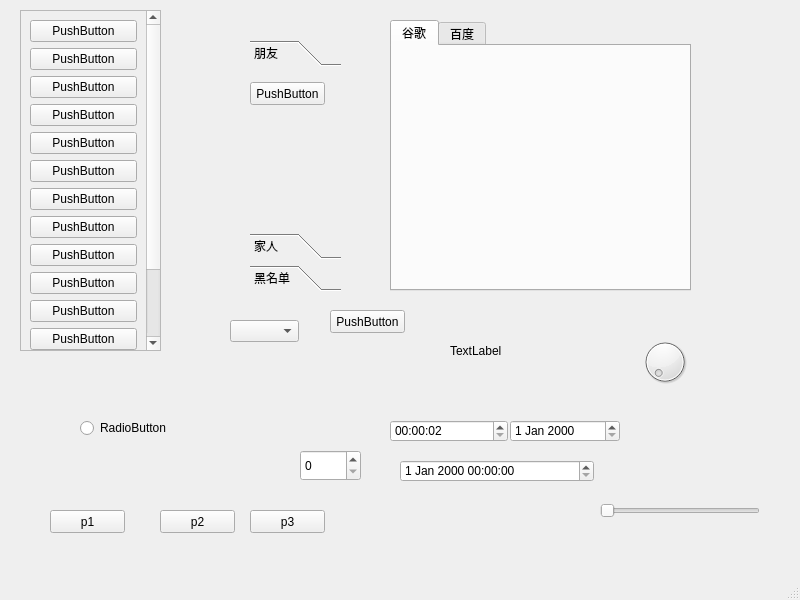
<?xml version="1.0" encoding="UTF-8"?>
<ui version="4.0">
 <class>MainWindow</class>
 <widget class="QMainWindow" name="MainWindow">
  <property name="geometry">
   <rect>
    <x>0</x>
    <y>0</y>
    <width>800</width>
    <height>600</height>
   </rect>
  </property>
  <property name="windowTitle">
   <string>MainWindow</string>
  </property>
  <widget class="QWidget" name="centralwidget">
   <widget class="QScrollArea" name="scrollArea">
    <property name="geometry">
     <rect>
      <x>20</x>
      <y>10</y>
      <width>141</width>
      <height>341</height>
     </rect>
    </property>
    <property name="widgetResizable">
     <bool>true</bool>
    </property>
    <widget class="QWidget" name="scrollAreaWidgetContents">
     <property name="geometry">
      <rect>
       <x>0</x>
       <y>0</y>
       <width>122</width>
       <height>447</height>
      </rect>
     </property>
     <layout class="QVBoxLayout" name="verticalLayout">
      <item>
       <widget class="QPushButton" name="pushButton">
        <property name="text">
         <string>PushButton</string>
        </property>
       </widget>
      </item>
      <item>
       <widget class="QPushButton" name="pushButton_6">
        <property name="text">
         <string>PushButton</string>
        </property>
       </widget>
      </item>
      <item>
       <widget class="QPushButton" name="pushButton_4">
        <property name="text">
         <string>PushButton</string>
        </property>
       </widget>
      </item>
      <item>
       <widget class="QPushButton" name="pushButton_5">
        <property name="text">
         <string>PushButton</string>
        </property>
       </widget>
      </item>
      <item>
       <widget class="QPushButton" name="pushButton_11">
        <property name="text">
         <string>PushButton</string>
        </property>
       </widget>
      </item>
      <item>
       <widget class="QPushButton" name="pushButton_14">
        <property name="text">
         <string>PushButton</string>
        </property>
       </widget>
      </item>
      <item>
       <widget class="QPushButton" name="pushButton_12">
        <property name="text">
         <string>PushButton</string>
        </property>
       </widget>
      </item>
      <item>
       <widget class="QPushButton" name="pushButton_13">
        <property name="text">
         <string>PushButton</string>
        </property>
       </widget>
      </item>
      <item>
       <widget class="QPushButton" name="pushButton_15">
        <property name="text">
         <string>PushButton</string>
        </property>
       </widget>
      </item>
      <item>
       <widget class="QPushButton" name="pushButton_10">
        <property name="text">
         <string>PushButton</string>
        </property>
       </widget>
      </item>
      <item>
       <widget class="QPushButton" name="pushButton_9">
        <property name="text">
         <string>PushButton</string>
        </property>
       </widget>
      </item>
      <item>
       <widget class="QPushButton" name="pushButton_8">
        <property name="text">
         <string>PushButton</string>
        </property>
       </widget>
      </item>
      <item>
       <widget class="QPushButton" name="pushButton_7">
        <property name="text">
         <string>PushButton</string>
        </property>
       </widget>
      </item>
      <item>
       <widget class="QPushButton" name="pushButton_3">
        <property name="text">
         <string>PushButton</string>
        </property>
       </widget>
      </item>
      <item>
       <widget class="QPushButton" name="pushButton_2">
        <property name="text">
         <string>PushButton</string>
        </property>
       </widget>
      </item>
     </layout>
    </widget>
   </widget>
   <widget class="QToolBox" name="toolBox">
    <property name="geometry">
     <rect>
      <x>250</x>
      <y>40</y>
      <width>91</width>
      <height>251</height>
     </rect>
    </property>
    <property name="currentIndex">
     <number>0</number>
    </property>
    <widget class="QWidget" name="page">
     <property name="geometry">
      <rect>
       <x>0</x>
       <y>0</y>
       <width>91</width>
       <height>164</height>
      </rect>
     </property>
     <attribute name="label">
      <string>朋友</string>
     </attribute>
     <widget class="QPushButton" name="pushButton_16">
      <property name="geometry">
       <rect>
        <x>0</x>
        <y>10</y>
        <width>75</width>
        <height>23</height>
       </rect>
      </property>
      <property name="text">
       <string>PushButton</string>
      </property>
     </widget>
    </widget>
    <widget class="QWidget" name="page_2">
     <property name="geometry">
      <rect>
       <x>0</x>
       <y>0</y>
       <width>91</width>
       <height>164</height>
      </rect>
     </property>
     <attribute name="label">
      <string>家人</string>
     </attribute>
     <widget class="QToolButton" name="toolButton">
      <property name="geometry">
       <rect>
        <x>10</x>
        <y>10</y>
        <width>37</width>
        <height>18</height>
       </rect>
      </property>
      <property name="text">
       <string>...</string>
      </property>
     </widget>
    </widget>
    <widget class="QWidget" name="page_3">
     <property name="geometry">
      <rect>
       <x>0</x>
       <y>0</y>
       <width>91</width>
       <height>164</height>
      </rect>
     </property>
     <attribute name="label">
      <string>黑名单</string>
     </attribute>
     <widget class="QRadioButton" name="radioButton">
      <property name="geometry">
       <rect>
        <x>0</x>
        <y>10</y>
        <width>89</width>
        <height>16</height>
       </rect>
      </property>
      <property name="text">
       <string>RadioButton</string>
      </property>
     </widget>
    </widget>
   </widget>
   <widget class="QTabWidget" name="tabWidget">
    <property name="geometry">
     <rect>
      <x>390</x>
      <y>20</y>
      <width>301</width>
      <height>271</height>
     </rect>
    </property>
    <property name="currentIndex">
     <number>0</number>
    </property>
    <widget class="QWidget" name="tab">
     <attribute name="title">
      <string>谷歌</string>
     </attribute>
    </widget>
    <widget class="QWidget" name="tab_2">
     <attribute name="title">
      <string>百度</string>
     </attribute>
    </widget>
   </widget>
   <widget class="QStackedWidget" name="stackedWidget">
    <property name="geometry">
     <rect>
      <x>50</x>
      <y>390</y>
      <width>271</width>
      <height>111</height>
     </rect>
    </property>
    <property name="currentIndex">
     <number>1</number>
    </property>
    <widget class="QWidget" name="page_4">
     <widget class="QCommandLinkButton" name="commandLinkButton">
      <property name="geometry">
       <rect>
        <x>40</x>
        <y>50</y>
        <width>172</width>
        <height>41</height>
       </rect>
      </property>
      <property name="text">
       <string>pq</string>
      </property>
     </widget>
    </widget>
    <widget class="QWidget" name="page_6">
     <widget class="QRadioButton" name="radioButton_2">
      <property name="geometry">
       <rect>
        <x>30</x>
        <y>30</y>
        <width>89</width>
        <height>16</height>
       </rect>
      </property>
      <property name="text">
       <string>RadioButton</string>
      </property>
     </widget>
    </widget>
    <widget class="QWidget" name="page_5">
     <widget class="QCheckBox" name="checkBox">
      <property name="geometry">
       <rect>
        <x>9</x>
        <y>9</y>
        <width>71</width>
        <height>16</height>
       </rect>
      </property>
      <property name="text">
       <string>CheckBox</string>
      </property>
     </widget>
    </widget>
   </widget>
   <widget class="QPushButton" name="pushButton_18">
    <property name="geometry">
     <rect>
      <x>50</x>
      <y>510</y>
      <width>75</width>
      <height>23</height>
     </rect>
    </property>
    <property name="text">
     <string>p1</string>
    </property>
   </widget>
   <widget class="QPushButton" name="pushButton_19">
    <property name="geometry">
     <rect>
      <x>160</x>
      <y>510</y>
      <width>75</width>
      <height>23</height>
     </rect>
    </property>
    <property name="text">
     <string>p2</string>
    </property>
   </widget>
   <widget class="QPushButton" name="pushButton_20">
    <property name="geometry">
     <rect>
      <x>250</x>
      <y>510</y>
      <width>75</width>
      <height>23</height>
     </rect>
    </property>
    <property name="text">
     <string>p3</string>
    </property>
   </widget>
   <widget class="QComboBox" name="comboBox">
    <property name="geometry">
     <rect>
      <x>230</x>
      <y>320</y>
      <width>69</width>
      <height>22</height>
     </rect>
    </property>
   </widget>
   <widget class="QPushButton" name="pushButton_17">
    <property name="geometry">
     <rect>
      <x>330</x>
      <y>310</y>
      <width>75</width>
      <height>23</height>
     </rect>
    </property>
    <property name="text">
     <string>PushButton</string>
    </property>
   </widget>
   <widget class="QLabel" name="label">
    <property name="geometry">
     <rect>
      <x>450</x>
      <y>310</y>
      <width>111</width>
      <height>81</height>
     </rect>
    </property>
    <property name="text">
     <string>TextLabel</string>
    </property>
    <property name="scaledContents">
     <bool>true</bool>
    </property>
   </widget>
   <widget class="QSpinBox" name="spinBox">
    <property name="geometry">
     <rect>
      <x>300</x>
      <y>450</y>
      <width>61</width>
      <height>31</height>
     </rect>
    </property>
   </widget>
   <widget class="QTimeEdit" name="timeEdit">
    <property name="geometry">
     <rect>
      <x>390</x>
      <y>420</y>
      <width>118</width>
      <height>22</height>
     </rect>
    </property>
    <property name="dateTime">
     <datetime>
      <hour>0</hour>
      <minute>0</minute>
      <second>2</second>
      <year>2020</year>
      <month>5</month>
      <day>12</day>
     </datetime>
    </property>
   </widget>
   <widget class="QDateEdit" name="dateEdit">
    <property name="geometry">
     <rect>
      <x>510</x>
      <y>420</y>
      <width>110</width>
      <height>22</height>
     </rect>
    </property>
   </widget>
   <widget class="QDateTimeEdit" name="dateTimeEdit">
    <property name="geometry">
     <rect>
      <x>400</x>
      <y>460</y>
      <width>194</width>
      <height>22</height>
     </rect>
    </property>
   </widget>
   <widget class="QDial" name="dial">
    <property name="geometry">
     <rect>
      <x>640</x>
      <y>330</y>
      <width>50</width>
      <height>64</height>
     </rect>
    </property>
   </widget>
   <widget class="QSlider" name="horizontalSlider">
    <property name="geometry">
     <rect>
      <x>600</x>
      <y>500</y>
      <width>160</width>
      <height>22</height>
     </rect>
    </property>
    <property name="orientation">
     <enum>Qt::Orientation::Horizontal</enum>
    </property>
   </widget>
  </widget>
  <widget class="QMenuBar" name="menubar">
   <property name="geometry">
    <rect>
     <x>0</x>
     <y>0</y>
     <width>800</width>
     <height>21</height>
    </rect>
   </property>
  </widget>
  <widget class="QStatusBar" name="statusbar"/>
 </widget>
 <resources/>
 <connections/>
</ui>
